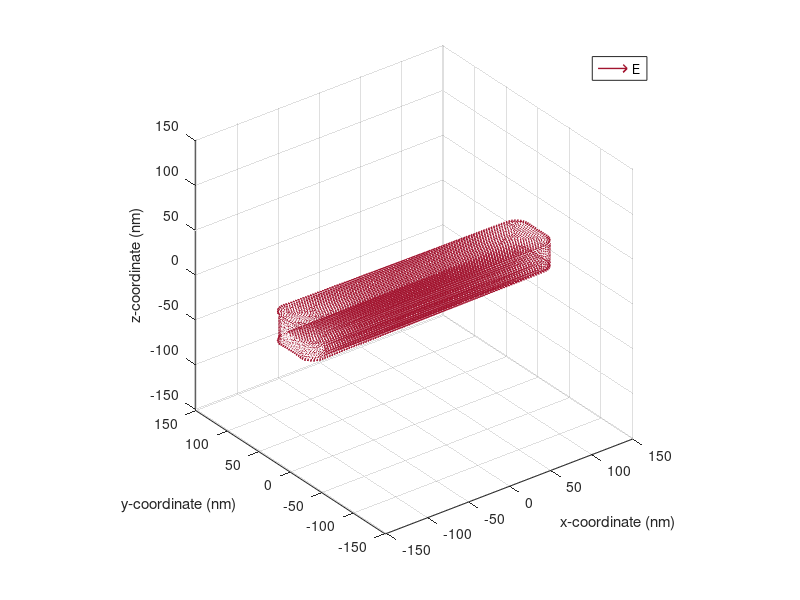
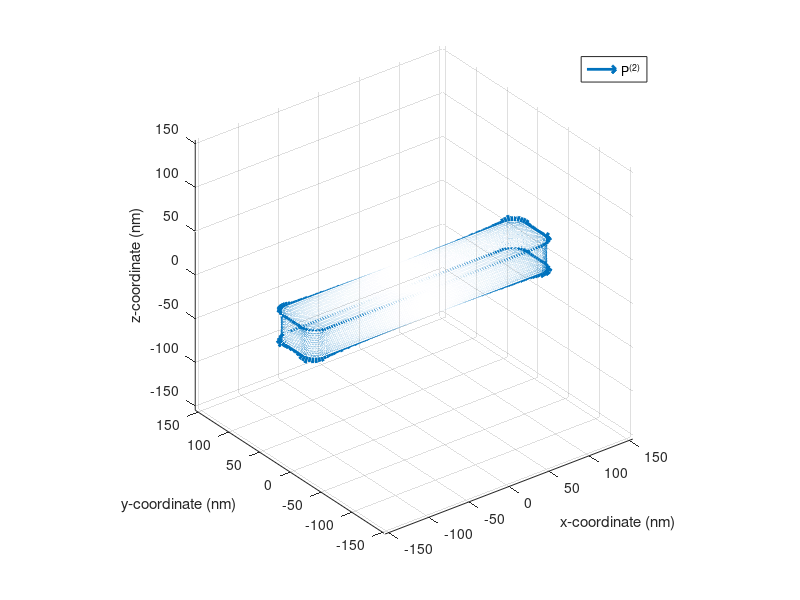
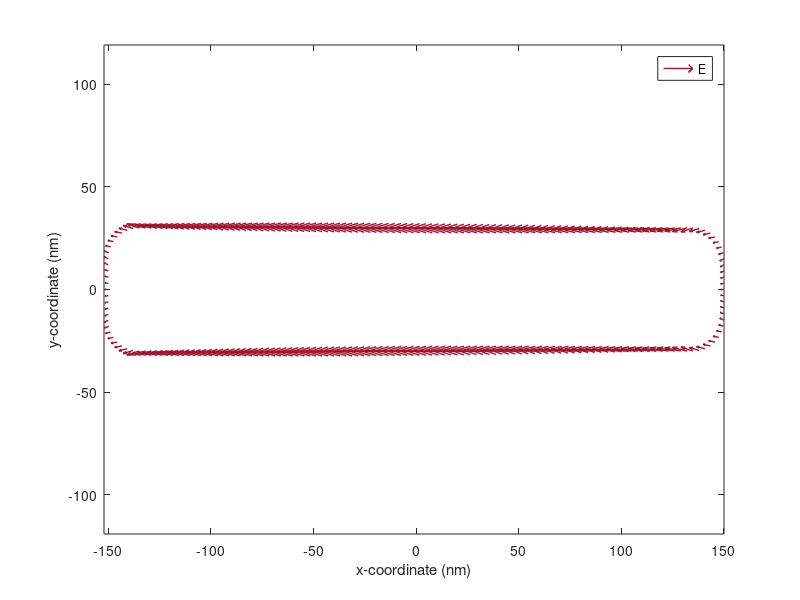
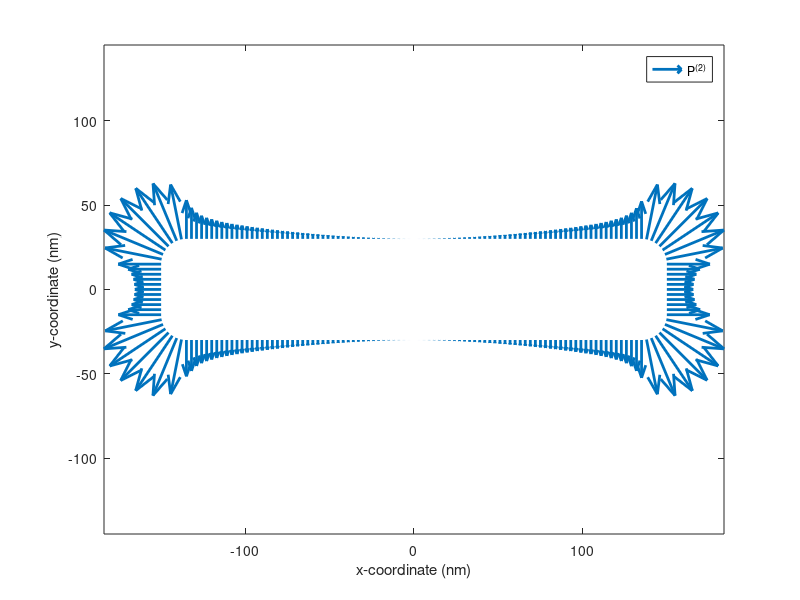

Write MATLAB code to recreate these figures, in order.
close all, clear all

%% select data set
%   x_pol -> along long axis of structure (resonant)
%   y_pol -> along short axis of structure (off-resonant)


%data = load('Esplitring1750_x_pol_new.txt');
% data = load('Esplitring1750_y_pol_new.txt');
 data = load('Ewire1400_x_pol_new.txt');
% data = load('Ewire1400_y_pol.txt');

%% process data      

% get coordinates and local surface vectors
x = data(:,1);
y = data(:,2);
z = data(:,3);

nx = data(:,4);
ny = data(:,5);
nz = data(:,6);

tx = data(:,7);
ty = data(:,8);
tz = data(:,9);

sx = data(:,10);
sy = data(:,11);
sz = data(:,12);

% construct E-fields and add adjustable global phase (-> P2 pointing out of structure for nice plots)

phi = 90;
phase_factor = exp(1i*deg2rad(phi));

Ex = (data(:,13) + 1i* data(:,14)) * phase_factor;
Ey = (data(:,15) + 1i* data(:,16)) * phase_factor;
Ez = (data(:,17) + 1i* data(:,18)) * phase_factor;

normE = sqrt(Ex.*conj(Ex) + Ey.*conj(Ey) + Ez.*conj(Ez));

%% calculate P^(2)

% chi2-components
X1 = 250;
X2 = 0.* 1;
X3=0 .* 3.6;

% create nonlinear polarization in surface local coordinate system
Et = tx.*Ex + ty.*Ey + tz.*Ez;
En = nx.*Ex + ny.*Ey + nz.*Ez;
Es = sx.*Ex + sy.*Ey + sz.*Ez;
    
P2t = 2* X3*Et.*En;
P2n = X1*En.^2 + X2*(Es.^2 + Et.^2);
P2s = 2* X3*Es.*En;
    
% back transformation
P2x = nx.*P2n + tx.*P2t + sx.*P2s;
P2y = ny.*P2n + ty.*P2t + sy.*P2s;
P2z = nz.*P2n + tz.*P2t + sz.*P2s;

%% create figures - 3D data set

figure
quiver3(x,y,z,Ex,Ey,Ez,'LineWidth',1,'AutoScaleFactor',1,'Color',[0.6350 0.0780 0.1840])
axis equal
legend('E')
xlabel('x-coordinate (nm)')
ylabel('y-coordinate (nm)')
zlabel('z-coordinate (nm)')

figure
quiver3(x,y,z,P2x,P2y,P2z,'LineWidth',2,'AutoScaleFactor',2)
axis equal
legend('P^{(2)}')
xlabel('x-coordinate (nm)')
ylabel('y-coordinate (nm)')
zlabel('z-coordinate (nm)')

%% create figures - 2D data set
% reduce dataset to 2D and use circumference at the middle of the structure

% get z = 0 indices
ind = find(~z);

figure
quiver(x(ind),y(ind),Ex(ind),Ey(ind),'LineWidth',1,'AutoScaleFactor',1,'Color',[0.6350 0.0780 0.1840])
axis equal
legend('E')
xlabel('x-coordinate (nm)')
ylabel('y-coordinate (nm)')

figure
quiver(x(ind),y(ind),P2x(ind),P2y(ind),'LineWidth',2,'AutoScaleFactor',2)
axis equal
legend('P^{(2)}')
xlabel('x-coordinate (nm)')
ylabel('y-coordinate (nm)')


%% emission calculation for d << lambda

P2total = [sum(P2x) sum(P2y) sum(P2z)]';
Ishg = sum(P2total.*conj(P2total));

disp(['estimated far field emission ' num2str(Ishg)])














